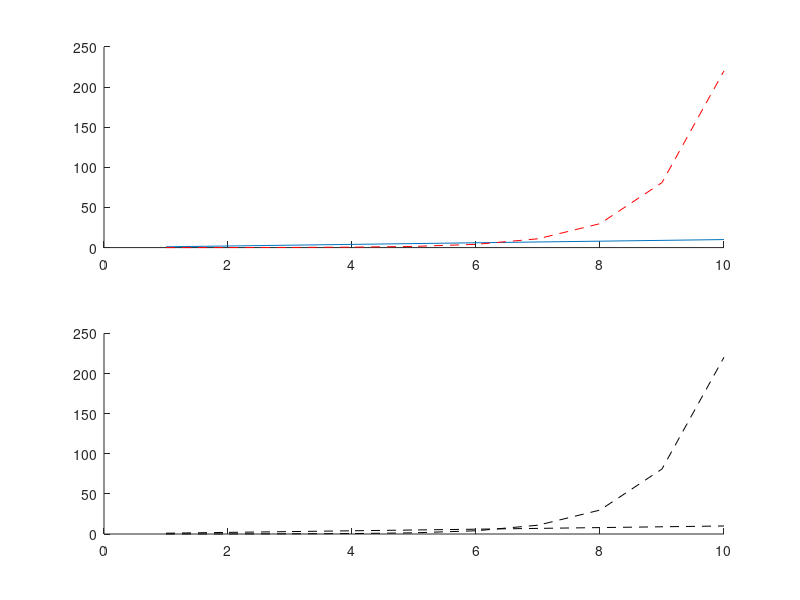

Here is the MATLAB script that generated this plot: (Note: this script raises an error after producing the figure.)
%% Subplots Subplots Subplots 
% we want to plot a bunch of things on the same figure for convenience

%% Start out boring, this is like you might find in some "quick-n-dirty" file somewhere

% Make a 2x1 grid of places you can plot something and put this plot in the
% *first* element of that grid
subplot(2,1,1);
plot(1:10)
box off     
hold on
plot(exp(1:10)/100,'--r')

% Make a 2x1 grid of places you can plot something and put this plot in the
% *second* element of that grid
subplot(2,1,2);
plot(1:10,'--k')
box off
hold on
plot(exp(1:10)/100,'--k')

%%
doc subplot

% Sweet! subplot returns an axes handle that we can update just like the
% one we got from get current axes (gca)

%% Let's make a pretty figure
close all

% Set line width for all plotting
line_width = 2;

% Configure figure settings
fig = figure();
fig.Color = [1 1 1];
fig.Name = 'NSB Student Tracking';
fig.Position =  [100 100 750 750];

% First subplot with sleep debt
ax = subplot(2,1,1);
plot(exp(1:10),'Color','magenta',...
          'LineStyle','-',...
          'Marker','o',...
          'LineWidth',line_width);
hold on
plot(exp(1:10)/10,'Color','black',...
               'LineStyle','-',...
               'Marker','x',...
               'LineWidth',line_width);
ax.FontSize = font_size;
ax.Box = 'off';
ax.XLabel.String = 'Time (a.u.)';
ax.YLabel.String = 'instantaneous sleep debt (a.u.)';
ax.Title.String = 'NS&B Student Tracking System Output';

% Add a legend!
lh = legend('Fly Module','Striatum Module');
lh.Box = 'off';

% Second subplot with noise
ax = subplot(2,1,2);
plot(rand(10,1)/100000,'Color','magenta',...
          'LineStyle','-',...
          'Marker','o',...
          'LineWidth',line_width);
hold on
plot(rand(10,1)/100000,'Color','black',...
               'LineStyle','-',...
               'Marker','x',...
               'LineWidth',line_width);
ax.FontSize = font_size;
ax.Box = 'off';
ax.XLabel.String = 'Time (a.u.)';
ax.YLabel.String = 'Swope Food Quality(Tuthill Units)';

% let's use an eps file, which matlab handles better by default
filepath_to_save = '/Users/stephenholtz/Desktop';
fig_name = 'nsb_student_tracking_system_subplot';

eps_figure_path = fullfile(filepath_to_save,[fig_name '.eps']);
saveas(fig, eps_figure_path)